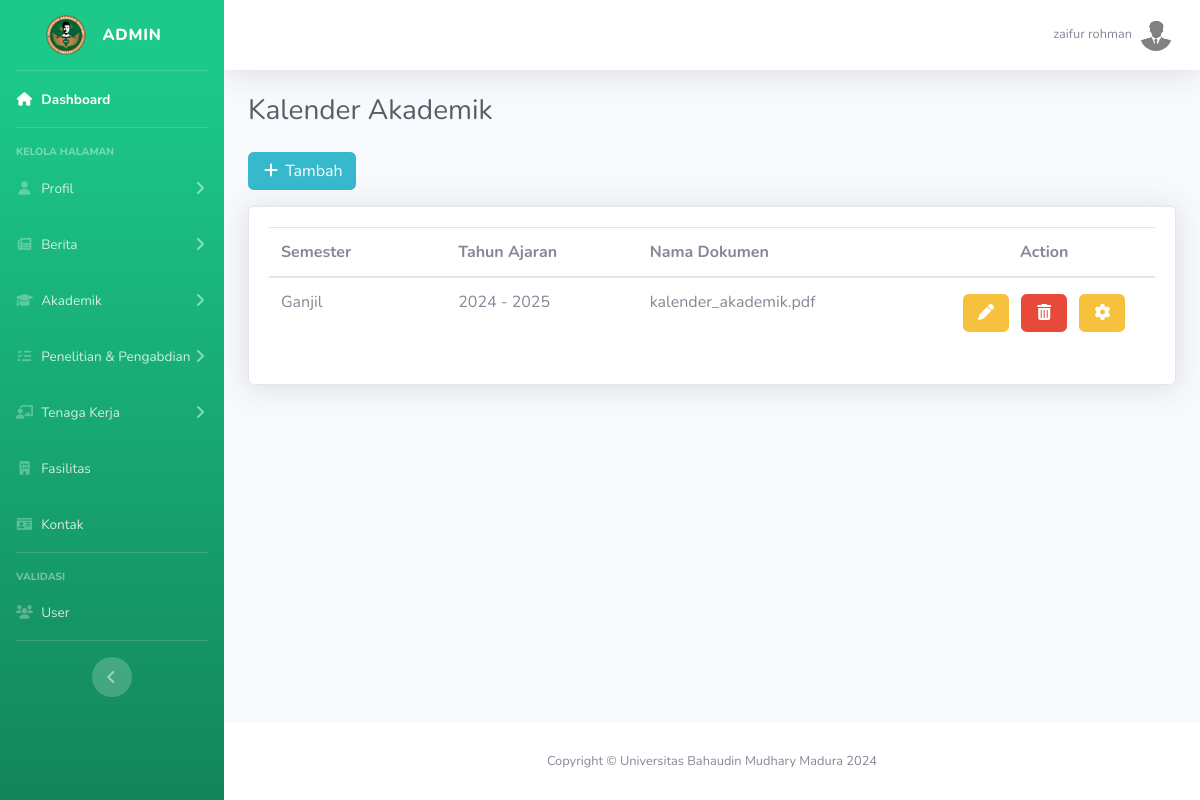
/backend/kalender.php (signed in), run on the app's committed database.
### tables this page shows
CREATE TABLE `kalender` (
  `id` int(11) NOT NULL,
  `semester` enum('Ganjil','Genap') NOT NULL,
  `mulai` varchar(45) NOT NULL,
  `sampai` varchar(45) NOT NULL,
  `file` text NOT NULL
);

### controllerBackend/kalender.php (called while the page is built, shortened)
<?php
include('../db/koneksi.php');
$sql = "SELECT * FROM kalender";
$result = $conn->query($sql);
?>

### backend/kalender.php (the view, shortened to what this page needs)
<!DOCTYPE html>
<html lang="en">
<head>
<?php
include('../controllerBackend/kalender.php');
include('../template/header_admin.php');
?>
<div class="container-fluid">
    <div class="d-sm-flex align-items-center justify-content-between mb-4">
        <h1 class="h3 mb-0 text-gray-800">Kalender Akademik</h1>
    </div>
    <a href="../tambah/kalender.php" class="btn btn-info mb-3"><i class="fas fa-fw fa-plus"></i> Tambah</a>
    <div class="card shadow mb-4">
        <div class="card-body">
            <table class="table" width="100%">
                <thead>
                    <tr>
                        <th width="20%" scope="col">Semester</th>
                        <th scope="col">Tahun Ajaran</th>
                        <th scope="col">Nama Dokumen</th>
                        <th width="25%" style="text-align: center;" scope="col">Action</th>
                    </tr>
                </thead>
                <tbody>
                <?php while($p = $result->fetch_assoc()) { ?>
                    <tr>
                        <td class="m-1"><?= $p['semester']  ?></td>
                        <td class="m-1" ><?= $p['mulai']  ?> - <?= $p['sampai']  ?></td>
                        <td class="m-1"><?= $p['file']  ?></td>
                        <td style="text-align: center;">
                            <a href="../edit/kalender.php?id=<?= $p['id'] ?>" class="btn btn-warning m-1" type="button">
                                <i class="fas fa-fw fa-pen"></i>
                            </a>
                            <a href="kalender.php?action=hapus&id=<?= $p['id'] ?>" class="btn btn-danger m-1" type="button">
                                <i class="fas fa-fw fa-trash-can"></i>
                            </a>
                            <a href="../backend/data_kalender.php?id_data=<?= $p['id'] ?>" type="button" class="btn btn-warning m-1">
                                <i class="fas fa-fw fa-gear"></i>
                            </a>
                        </td>
                    </tr>
                <?php }
                ?>
                </tbody>
            </table>
        </div>
    </div>
</div>
<?php
include('../template/footer_admin.php');
?>

### data on the page
kalender: semester "Ganjil", mulai "2024", sampai "2025", file "kalender_akademik.pdf"

### other printed values
$nama "zaifur rohman"
